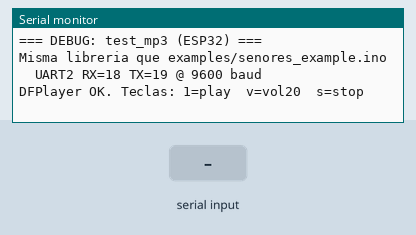
Bench run of a sketch on a simulated ESP32. On the bench: the last lines printed to the serial monitor. Inputs (shaded band) come from the test bench. The audio player accepts every command and is not drawn.

Above: at 3.7 s.
3.8 s: "1" received over Serial
At 4.6 s:
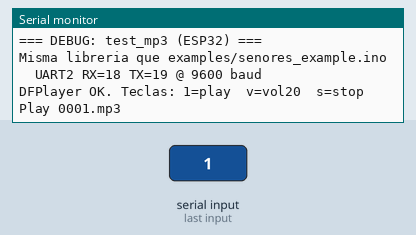
5.3 s: "v" received over Serial
At 6.2 s:
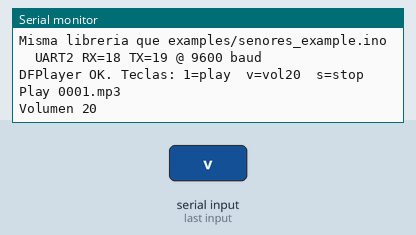
6.8 s: "s" received over Serial
At 8.2 s:
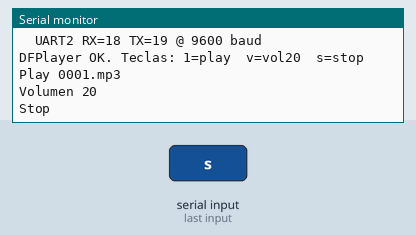

Measured:
- after the input at 3.8 s, the serial monitor: prints a new line at once (image 1)
- after the input at 5.3 s, the serial monitor: prints a new line at once (image 2)
- after the input at 6.8 s, the serial monitor: prints a new line at once (image 3)

The sketch:

test_mp3.ino
```cpp
/*
 * test_mp3.ino — Probar DFPlayer Mini en ESP32 (misma librería que senores_example.ino)
 *
 * Arduino UNO example usa SoftwareSerial(8,9).
 * En ESP32 usamos HardwareSerial(2) — más estable.
 *
 * Cableado (MP3-TF-16P v3.0):
 *   VCC  → 5V
 *   GND  → GND
 *   MP3 RX ← GPIO 19 (ESP32 TX)  [opcional: resistencia 1kΩ en serie]
 *   MP3 TX → GPIO 18 (ESP32 RX)
 *   SPK_1/SPK_2 → bocina
 *
 * micro-SD dentro del MP3 con 0001.mp3
 *
 * Librería: DFRobotDFPlayerMini
 *
 * Comandos serial:
 *   1 = play track 1    v = volume 20    s = stop
 */

#include <HardwareSerial.h>
#include <DFRobotDFPlayerMini.h>

const int MP3_RX = 18;
const int MP3_TX = 19;

HardwareSerial mp3Link(2);
DFRobotDFPlayerMini player;

void setup() {
  Serial.begin(115200);
  delay(500);
  Serial.println(F("=== DEBUG: test_mp3 (ESP32) ==="));
  Serial.println(F("Misma libreria que examples/senores_example.ino"));
  Serial.printf("  UART2 RX=%d TX=%d @ 9600 baud\n", MP3_RX, MP3_TX);

  mp3Link.begin(9600, SERIAL_8N1, MP3_RX, MP3_TX);
  delay(1500);

  if (!player.begin(mp3Link)) {
    Serial.println(F("ERROR: DFPlayer no detectado"));
    Serial.println(F("  - SD insertada en el modulo MP3?"));
    Serial.println(F("  - Existe 0001.mp3 en la SD?"));
    Serial.println(F("  - TX/RX cruzados?"));
    return;
  }

  Serial.println(F("DFPlayer OK. Teclas: 1=play  v=vol20  s=stop"));
  player.volume(20);
}

void loop() {
  if (player.available()) {
    uint8_t t = player.readType();
    int v = player.read();
    if (t == DFPlayerPlayFinished) {
      Serial.printf("Pista %d terminada.\n", v);
    } else if (t == DFPlayerError) {
      Serial.printf("Error MP3 codigo: %d\n", v);
    }
  }

  if (Serial.available()) {
    char c = Serial.read();
    if (c == '1') {
      player.play(1);
      Serial.println(F("Play 0001.mp3"));
    } else if (c == 'v' || c == 'V') {
      player.volume(20);
      Serial.println(F("Volumen 20"));
    } else if (c == 's' || c == 'S') {
      player.stop();
      Serial.println(F("Stop"));
    }
  }
}
```
